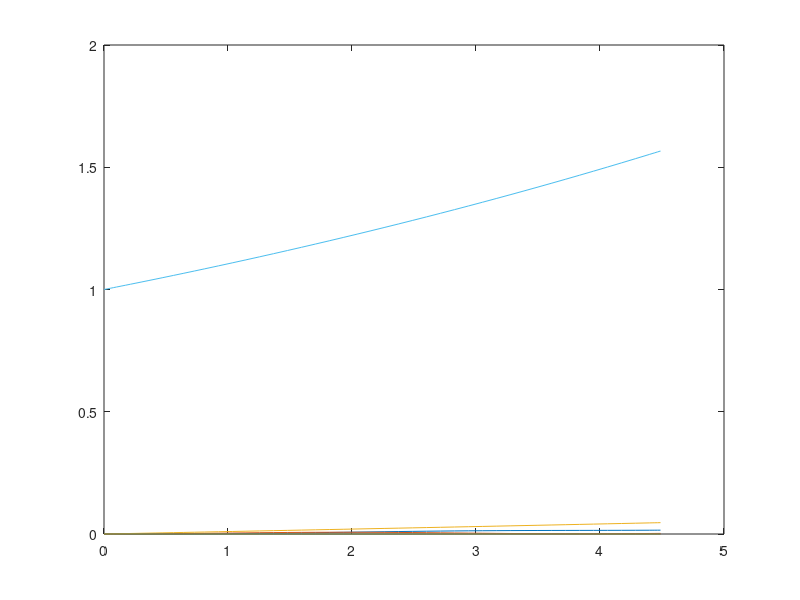

Recreate this plot in MATLAB.
function [] = Test()

M.a1 = 1;
M.a3 = .3; 
M.nu = .1;
M.F = .4; 
M.w = 1.4; 
M.kc = .01; 
M.wc = .1;

%2*pi;%rhs parameters
qo = [1.3586;2.4173];
M.filterDim = 1;
Mrhs = M;
Xj = [qo',zeros(1,M.filterDim),zeros(size(qo')),zeros(1,M.filterDim)];
J =DuffingFilteredJacobian(Xj,Mrhs);

T = 2*pi/M.w;
xo = [0;0;0;0;0;1];
[t,y] = ode45(@(t,x) J*x,[0 T],xo)

plot(t,y)

end

function [J] = DuffingFilteredJacobian(qo,Mrhs)
        A = [0 1 0;...
            -3*Mrhs.a3*qo(1)^2-Mrhs.a1, -Mrhs.nu 1;
            0 0 -Mrhs.wc]; %linearized original system at attractor coordinate
        E = [0 0 0;0 0 0; 0 0 Mrhs.wc^2]; %contribution of p to original system
        J = [A E;zeros(size(E)) -A.']; %Jacobian of hamiltonian system 
end

